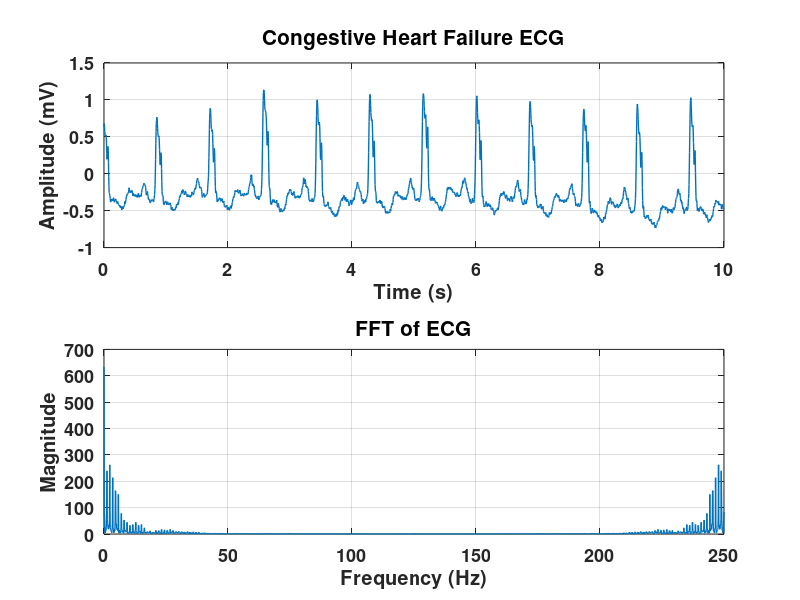
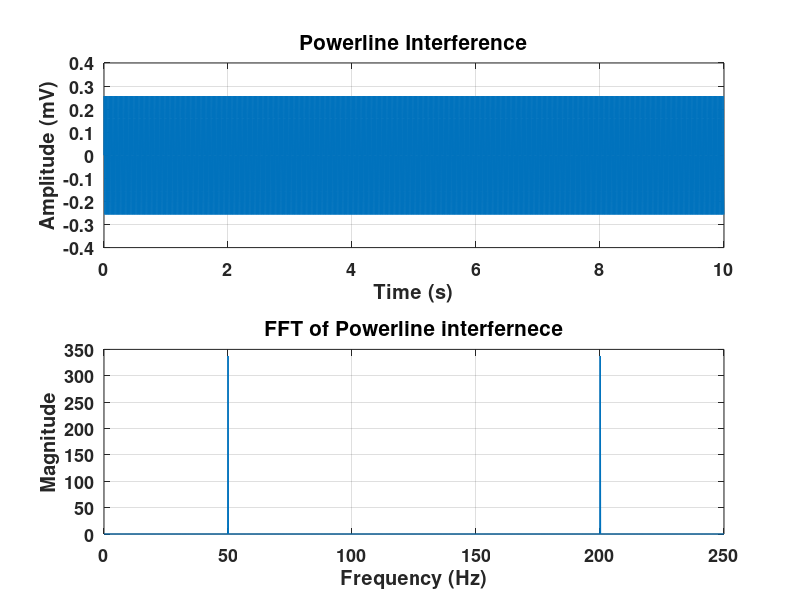
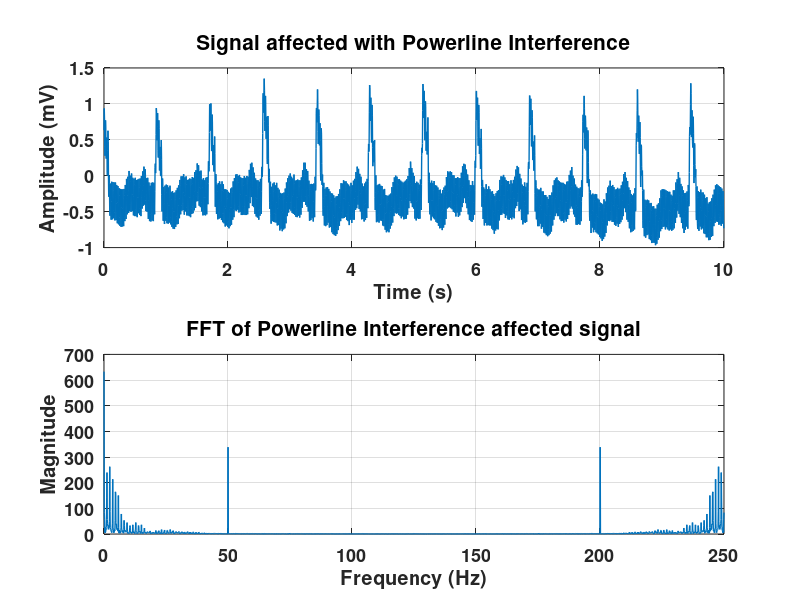

Recreate these plots in MATLAB, in order. (Note: this script raises an error after producing the figures.)
clc;
close all; 
clear;

fs = 250;
t=0:(1/fs):10-(1/fs);
f = linspace(0, fs, 2500);
load('chf01m');

figure(1);

subplot(2, 1, 1);
x = val(:,:);
x = x/200;
plot(t, x, 'linewidth', 1);
set(gca, 'fontsize', 13, 'fontweight', 'bold');
title('Congestive Heart Failure ECG', 'fontsize', 15);
xlabel('Time (s)');
ylabel('Amplitude (mV)');
grid on;

subplot(2, 1, 2);
fftx = abs(fft(x));
plot(f, fftx, 'linewidth', 1);
set(gca, 'fontsize', 13, 'fontweight', 'bold');
title('FFT of ECG', 'fontsize', 15);
xlabel('Frequency (Hz)');
ylabel('Magnitude');
grid on;

figure(2);

subplot(2, 1, 1);
noise_powerline = 0.27*sin(2*pi*50*t);
plot(t, noise_powerline, 'linewidth', 1);
set(gca, 'fontsize', 13, 'fontweight', 'bold');
title('Powerline Interference', 'fontsize', 15);
xlabel('Time (s)');
ylabel('Amplitude (mV)');
grid on;

subplot(2, 1, 2);
plot(f, abs(fft(noise_powerline)), 'linewidth', 1);
set(gca, 'fontsize', 13, 'fontweight', 'bold');
title('FFT of Powerline interfernece', 'fontsize', 15);
xlabel('Frequency (Hz)');
ylabel('Magnitude');
grid on;

figure(3);

subplot(2, 1, 1);
noisy_signal = x + noise_powerline;
plot(t, noisy_signal, 'linewidth', 1);
set(gca, 'fontsize', 13, 'fontweight', 'bold');
title('Signal affected with Powerline Interference', 'fontsize', 15);
xlabel('Time (s)');
ylabel('Amplitude (mV)');
grid on;

subplot(2, 1, 2);
plot(f, abs(fft(noisy_signal)), 'linewidth', 1);
set(gca, 'fontsize', 13, 'fontweight', 'bold');
title('FFT of Powerline Interference affected signal', 'fontsize', 15);
xlabel('Frequency (Hz)');
ylabel('Magnitude');
grid on;

figure(4);
x_powerline_filtered = filter(cheby2_lpf, noisy_signal);

subplot(2, 1, 1);
plot(t, x_powerline_filtered, 'linewidth', 1);
set(gca, 'fontsize', 13, 'fontweight', 'bold');
title('Powerline Interference Filtered Signal', 'fontsize', 15);
xlabel('Time (s)');
ylabel('Amplitude (mV)');
grid on;

subplot(2, 1, 2);
plot(f, abs(fft(x_powerline_filtered)), 'linewidth', 1);
set(gca, 'fontsize', 13, 'fontweight', 'bold');
title('FFT of Powerline Interference Filtered signal', 'fontsize', 15);
xlabel('Frequency (Hz)');
ylabel('Magnitude');
grid on;

figure(5);
x_baseline_filtered = filter(cheby2_hpf, x_powerline_filtered);

subplot(2, 1, 1);
plot(t, x_baseline_filtered, 'linewidth', 1);
set(gca, 'fontsize', 13, 'fontweight', 'bold');
title('Baseline Wander Filtered Signal', 'fontsize', 15);
xlabel('Time (s)');
ylabel('Amplitude (mV)');
grid on;

subplot(2, 1, 2);
plot(f, abs(fft(x_baseline_filtered)), 'linewidth', 1);
set(gca, 'fontsize', 13, 'fontweight', 'bold');
title('FFT of Baseline Wander Filtered signal', 'fontsize', 15);
xlabel('Frequency (Hz)');
ylabel('Magnitude');
grid on;